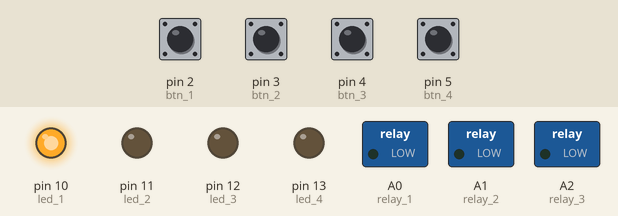
This sketch was run on a simulated Arduino Uno, built with avr-gcc and run on an emulated ATmega328P. On the bench: switched loads named in the sketch (green lamp = pin HIGH), output pins drawn as LEDs (lit = HIGH). Inputs (shaded band) come from the test bench; at power-on: pin 2 (btn_1), pin 3 (btn_2), pin 4 (btn_3), pin 5 (btn_4) HIGH. EEPROM starts erased.

Above: at 1.9 s.
2.0 s: pin 3 (btn_2) pulled LOW for 0.15 s
At 3.1 s:
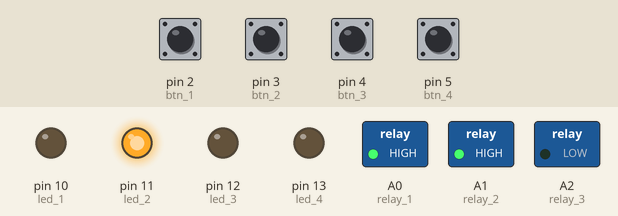
3.6 s: pin 4 (btn_3) pulled LOW for 0.15 s
At 4.2 s:
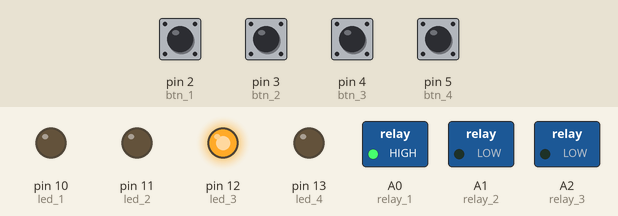
5.2 s: pin 5 (btn_4) pulled LOW for 0.15 s
At 5.6 s:
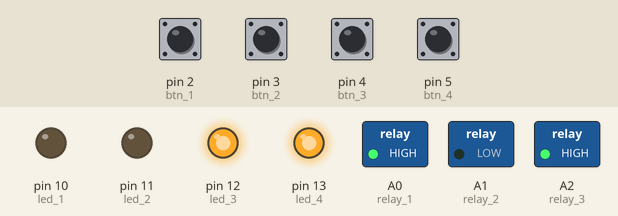
6.8 s: pin 2 (btn_1) pulled LOW for 0.15 s
At 7.8 s:
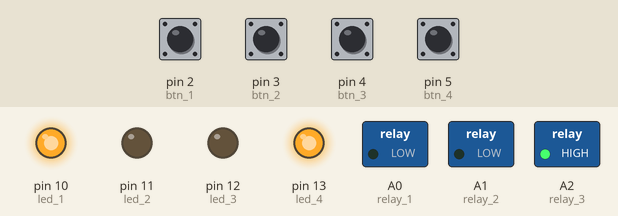
8.4 s: pin 3 (btn_2) pulled LOW for 1 s
At 8.9 s:
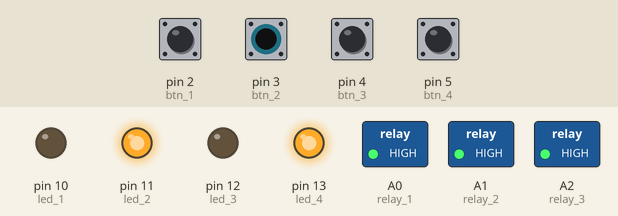
10.9 s: pin 2 (btn_1) pulled LOW for 1 s
At 12.3 s:
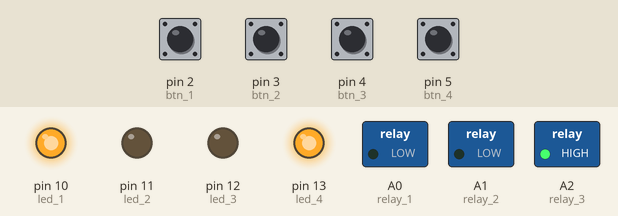
Timing chart, 0 to 13.9 s (numbered marks = the images above; inputs shaded):
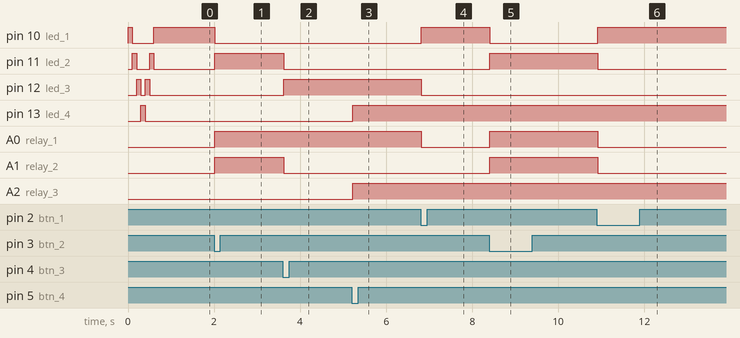

The sketch:

Brick_Junior_3211.ino
```cpp
#include <EEPROM.h>

#define relay_1 A0
#define relay_2 A1
#define relay_3 A2

#define btn_1 2
#define btn_2 3
#define btn_3 4
#define btn_4 5

#define led_1 10
#define led_2 11
#define led_3 12
#define led_4 13

// State Machine with 3 States for first 3 Buttons
uint8_t main_State = 0;

// Secondary State for 4th Button
uint8_t secondary_State = 1;
// Secondary State Entprellen
uint8_t secondary_Timer = 0;
uint8_t secondary_button_State = 0;

void boot_Animation(){
  digitalWrite(led_1, HIGH);
  digitalWrite(led_2, LOW);
  digitalWrite(led_3, LOW);
  digitalWrite(led_4, LOW);
  delay(100);

  digitalWrite(led_1, LOW);
  digitalWrite(led_2, HIGH);
  digitalWrite(led_3, LOW);
  digitalWrite(led_4, LOW);
  delay(100);

  digitalWrite(led_1, LOW);
  digitalWrite(led_2, LOW);
  digitalWrite(led_3, HIGH);
  digitalWrite(led_4, LOW);
  delay(100);

  digitalWrite(led_1, LOW);
  digitalWrite(led_2, LOW);
  digitalWrite(led_3, LOW);
  digitalWrite(led_4, HIGH);
  delay(100);

  digitalWrite(led_1, LOW);
  digitalWrite(led_2, LOW);
  digitalWrite(led_3, HIGH);
  digitalWrite(led_4, LOW);
  delay(100);

  digitalWrite(led_1, LOW);
  digitalWrite(led_2, HIGH);
  digitalWrite(led_3, LOW);
  digitalWrite(led_4, LOW);
  delay(100);

  digitalWrite(led_1, HIGH);
  digitalWrite(led_2, LOW);
  digitalWrite(led_3, LOW);
  digitalWrite(led_4, LOW);
  delay(100);
}

void set_Outputs(){
  switch(main_State){
    case 0:
      digitalWrite(led_1, HIGH);
      digitalWrite(led_2, LOW);
      digitalWrite(led_3, LOW);

      digitalWrite(relay_1, LOW);
      digitalWrite(relay_2, LOW);
      break;
    case 1:
      digitalWrite(led_1, LOW);
      digitalWrite(led_2, HIGH);
      digitalWrite(led_3, LOW);

      digitalWrite(relay_1, HIGH);
      digitalWrite(relay_2, HIGH);
      break;
    case 2:
      digitalWrite(led_1, LOW);
      digitalWrite(led_2, LOW);
      digitalWrite(led_3, HIGH);

      digitalWrite(relay_1, HIGH);
      digitalWrite(relay_2, LOW);
      break;
  }

  if(secondary_State == 0){
    digitalWrite(led_4, LOW);

    digitalWrite(relay_3, LOW);
  }else{
    digitalWrite(led_4, HIGH);

    digitalWrite(relay_3, HIGH);
  }
}

void load_Data(){
  uint8_t main_State_Load = EEPROM.read(0);
  uint8_t secondary_State_Load = EEPROM.read(1);

  if(main_State_Load == 0 || main_State_Load == 1 || main_State_Load == 2){
    main_State = main_State_Load;
  }else{
    main_State = 0;
  }

  if(secondary_State_Load == 0 || secondary_State_Load == 1){
    secondary_State = secondary_State_Load;
  }else{
    secondary_State = 0;
  }
}

void save_Data(){
  EEPROM.write(0, main_State);
  EEPROM.write(1, secondary_State);
}

void setup() {
  pinMode(relay_1, OUTPUT);
  digitalWrite(relay_1, HIGH);
  pinMode(relay_2, OUTPUT);
  digitalWrite(relay_2, HIGH);
  pinMode(relay_3, OUTPUT);
  digitalWrite(relay_3, HIGH);

  pinMode(btn_1, INPUT_PULLUP);
  pinMode(btn_2, INPUT_PULLUP);
  pinMode(btn_3, INPUT_PULLUP);
  pinMode(btn_4, INPUT_PULLUP);

  pinMode(led_1, OUTPUT);
  pinMode(led_2, OUTPUT);
  pinMode(led_3, OUTPUT);
  pinMode(led_4, OUTPUT);

  load_Data();
  set_Outputs();

  boot_Animation();

  Serial.begin(9600);
}

void loop() {
  if(digitalRead(btn_1) == 0){
    main_State = 0;
    save_Data();
  }else if(digitalRead(btn_2) == 0){
    main_State = 1;
    save_Data();
  }else if(digitalRead(btn_3) == 0){
    main_State = 2;
    save_Data();
  }

  if(secondary_Timer == 0){
    if(digitalRead(btn_4) == 1 && secondary_button_State == 1){
      secondary_button_State = 0;
    }

    if(digitalRead(btn_4) == 0 && secondary_button_State == 0){
      secondary_button_State = 1;
      secondary_Timer = 10; // Button can be pressed 10 times a sec ( 10 * 10 ms == 100 ms / 10Hz)
      secondary_State = (secondary_State + 1) % 2;
      save_Data();
    }
  }else{
    secondary_Timer--;
  }

  delay(10);

  set_Outputs();
}
```

Measured:
- after the input at 2.0 s, pin 10 (led_1): HIGH → LOW at once; pin 11 (led_2), A0 (relay_1), A1 (relay_2): LOW → HIGH at once
- after the input at 3.6 s, pin 11 (led_2), A1 (relay_2): HIGH → LOW at once; pin 12 (led_3): LOW → HIGH at once
- after the input at 5.2 s, pin 13 (led_4), A2 (relay_3): LOW → HIGH at once
- after the input at 6.8 s, pin 10 (led_1): LOW → HIGH at once; pin 12 (led_3), A0 (relay_1): HIGH → LOW at once
- after the input at 8.4 s, pin 10 (led_1): HIGH → LOW at once; pin 11 (led_2), A0 (relay_1), A1 (relay_2): LOW → HIGH at once
- after the input at 10.9 s, pin 10 (led_1): LOW → HIGH at once; pin 11 (led_2), A0 (relay_1), A1 (relay_2): HIGH → LOW at once
